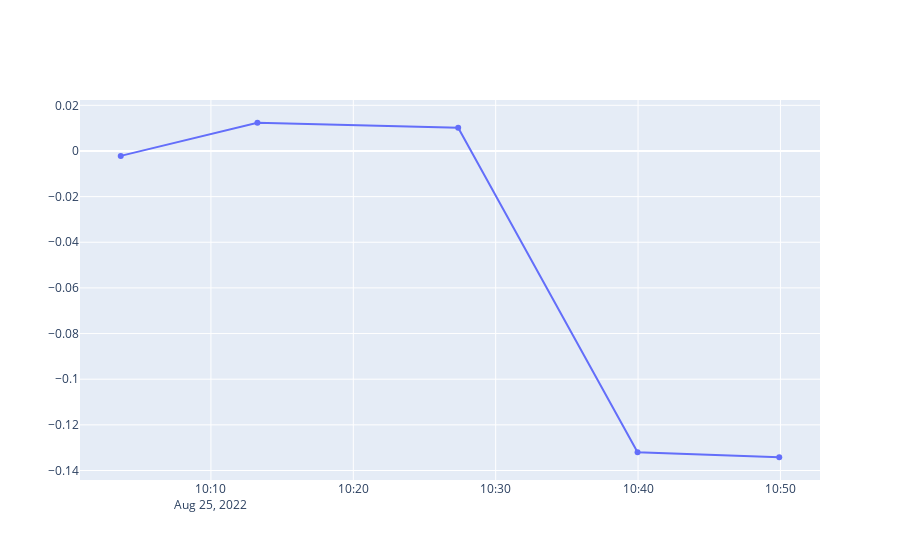

The notebook cell this image was saved under:
### Markdown cell above
# performance analysis

### Code cell
x_values = df_trade['net value'].index
# x_values = [i for i in range(len(df_trade))]

fig = go.Figure(data=[
    go.Scatter(name='log-OFI', x=x_values, y=df_trade['net value']),
],
)
fig.show()

### Figure 1 — Plotly figure (JSON) as saved in the notebook; plotly's stock layout.template omitted (floating-point values rounded to 4 significant figures)
{"data": [{"name": "log-OFI", "type": "scatter", "x": ["2022-08-25T10:03:40", "2022-08-25T10:13:16", "2022-08-25T10:27:22", "2022-08-25T10:39:58", "2022-08-25T10:49:55"], "y": [-0.002157, 0.01236, 0.0102, -0.132, -0.1342]}], "layout": {}}
